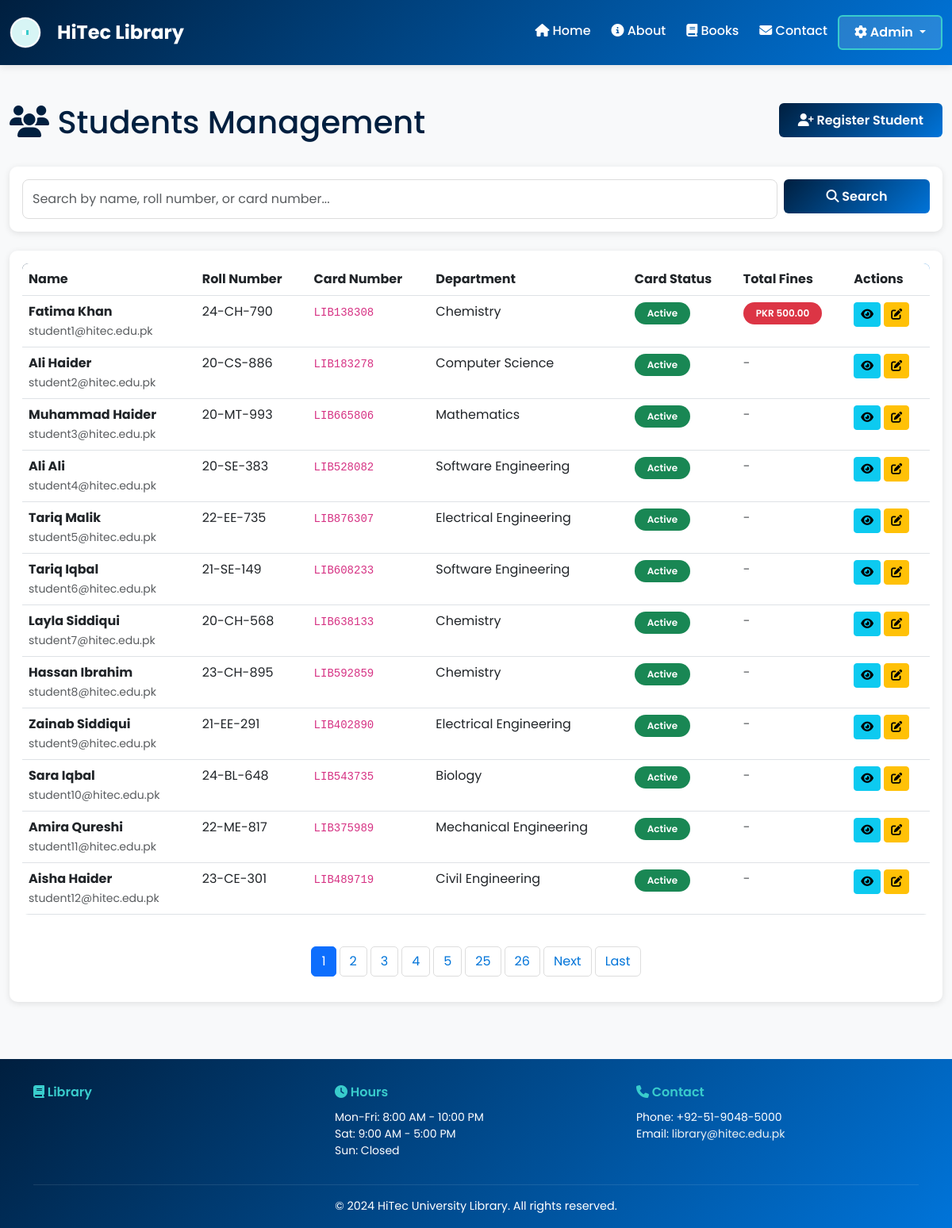
Before: /admin/students (signed in) with the older database file.
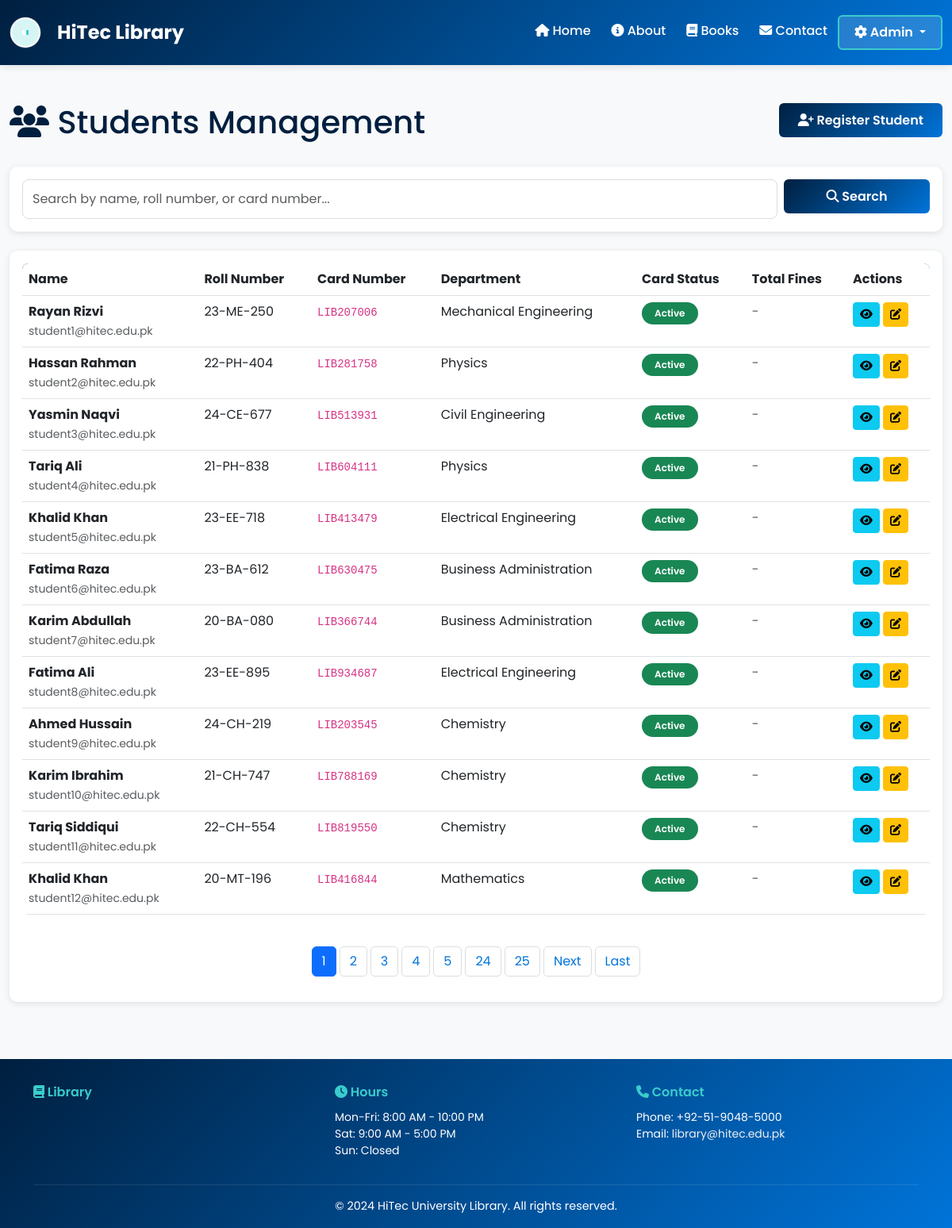
After: the same page with the newer database file.
### app.py (models this page shows)
class Student(db.Model):
    id = db.Column(db.Integer, primary_key=True)
    name = db.Column(db.String(150), nullable=False)
    email = db.Column(db.String(100), unique=True, nullable=False)
    roll_number = db.Column(db.String(20), unique=True, nullable=False)
    phone = db.Column(db.String(15))
    department = db.Column(db.String(100))
    semester = db.Column(db.Integer)
    library_card_number = db.Column(db.String(50), unique=True, nullable=False)
    card_status = db.Column(db.String(20), default='active')  # active, suspended, expired
    total_fines = db.Column(db.Float, default=0.0)
    registered_at = db.Column(db.DateTime, default=get_utc_now)
    loans = db.relationship('Loan', backref='student', lazy=True)
    reviews = db.relationship('Review', backref='student', lazy=True)

### app.py (the view, shortened to what this page needs)
@app.route('/admin/students')
@login_required
def admin_students():
    page = request.args.get('page', 1, type=int)
    search = request.args.get('search', '')
    query = Student.query
    students = query.paginate(page=page, per_page=ITEMS_PER_PAGE)
    return render_template('admin/students.html', students=students, search=search)

### app.py (called while the page is built)
def login_required(f):
    @wraps(f)
    def decorated_function(*args, **kwargs):
        if 'admin_id' not in session:
            flash('Please login to access this page', 'warning')
            return redirect(url_for('admin_login'))
        return f(*args, **kwargs)
    return decorated_function

### templates/admin/students.html (shortened to what the changed rows need)
{% extends "base.html" %}
{% block content %}
<div class="container-fluid py-4">
    <div class="row mb-4">
        <div class="col-md-8">
            <h1 class="text-primary">
                <i class="fas fa-users"></i> Students Management
            </h1>
        </div>
    </div>
    <div class="card border-0 shadow-sm">
        <div class="card-body">
            {% if students.items %}
            <div class="table-responsive">
                <table class="table table-hover">
                    <thead>
                        <tr>
                            <th>Name</th>
                            <th>Roll Number</th>
                            <th>Card Number</th>
                            <th>Department</th>
                            <th>Card Status</th>
                            <th>Total Fines</th>
                            <th>Actions</th>
                        </tr>
                    </thead>
                    <tbody>
                        {% for student in students.items %}
                        <tr>
                            <td>
                                <strong>{{ student.name }}</strong><br>
                                <small class="text-muted">{{ student.email }}</small>
                            </td>
                            <td>{{ student.roll_number }}</td>
                            <td><code>{{ student.library_card_number }}</code></td>
                            <td>{{ student.department or '-' }}</td>
                            <td>
                                {% if student.card_status == 'active' %}
                                <span class="badge bg-success">Active</span>
                                {% elif student.card_status == 'suspended' %}
                                <span class="badge bg-danger">Suspended</span>
                                {% else %}
                                <span class="badge bg-warning">Expired</span>
                                {% endif %}
                            </td>
                            <td>
                                {% if student.total_fines > 0 %}
                                <span class="badge bg-danger">PKR {{ "%.2f"|format(student.total_fines) }}</span>
                                {% else %}
                                <span class="text-muted">-</span>
                                {% endif %}
                            </td>
                            <td>
                                <a href="/admin/students/{{ student.id }}" class="btn btn-sm btn-info">
                                    <i class="fas fa-eye"></i>
                                </a>
                                <a href="/admin/students/{{ student.id }}/edit" class="btn btn-sm btn-warning">
                                    <i class="fas fa-edit"></i>
                                </a>
                            </td>
                        </tr>
                        {% endfor %}
                    </tbody>
                </table>
            </div>
            {% if students.pages > 1 %}
            <nav aria-label="Page navigation" class="mt-4">
                <ul class="pagination justify-content-center">
                    {% for page_num in students.iter_pages() %}
                        {% if page_num %}
                            {% if page_num == students.page %}
                            <li class="page-item active">
                                <span class="page-link">{{ page_num }}</span>
                            </li>
                            {% else %}
                            <li class="page-item">
                                <a class="page-link" href="?page={{ page_num }}&search={{ search }}">{{ page_num }}</a>
                            </li>
                            {% endif %}
                        {% endif %}
                    {% endfor %}
                </ul>
            </nav>
            {% endif %}
            {% else %}
            <div class="alert alert-info text-center py-4">
                <i class="fas fa-search fa-2x mb-2"></i>
                <p>No students found</p>
            </div>
            {% endif %}
        </div>
    </div>
</div>
{% endblock %}

Changed rows visible on the page:
removed Student: name "Fatima Khan", email "student1@hitec.edu.pk", roll_number "24-CH-790", library_card_number "LIB138308", department "Chemistry", card_status "Active", total_fines "500.00"
removed Student: name "Ali Haider", email "student2@hitec.edu.pk", roll_number "20-CS-886", library_card_number "LIB183278", department "Computer Science", card_status "Active"
removed Student: name "Muhammad Haider", email "student3@hitec.edu.pk", roll_number "20-MT-993", library_card_number "LIB665806", department "Mathematics", card_status "Active"
removed Student: name "Tariq Malik", email "student5@hitec.edu.pk", roll_number "22-EE-735", library_card_number "LIB876307", department "Electrical Engineering", card_status "Active"
removed Student: name "Tariq Iqbal", email "student6@hitec.edu.pk", roll_number "21-SE-149", library_card_number "LIB608233", department "Software Engineering", card_status "Active"
removed Student: name "Layla Siddiqui", email "student7@hitec.edu.pk", roll_number "20-CH-568", library_card_number "LIB638133", department "Chemistry", card_status "Active"
removed Student: name "Hassan Ibrahim", email "student8@hitec.edu.pk", roll_number "23-CH-895", library_card_number "LIB592859", department "Chemistry", card_status "Active"
removed Student: name "Zainab Siddiqui", email "student9@hitec.edu.pk", roll_number "21-EE-291", library_card_number "LIB402890", department "Electrical Engineering", card_status "Active"
removed Student: name "Amira Qureshi", email "student11@hitec.edu.pk", roll_number "22-ME-817", library_card_number "LIB375989", department "Mechanical Engineering", card_status "Active"
removed Student: name "Aisha Haider", email "student12@hitec.edu.pk", roll_number "23-CE-301", library_card_number "LIB489719", department "Civil Engineering", card_status "Active"
added Student: name "Rayan Rizvi", email "student1@hitec.edu.pk", roll_number "23-ME-250", library_card_number "LIB207006", department "Mechanical Engineering", card_status "Active"
added Student: name "Hassan Rahman", email "student2@hitec.edu.pk", roll_number "22-PH-404", library_card_number "LIB281758", department "Physics", card_status "Active"
added Student: name "Yasmin Naqvi", email "student3@hitec.edu.pk", roll_number "24-CE-677", library_card_number "LIB513931", department "Civil Engineering", card_status "Active"
changed Student "student4@hitec.edu.pk": name "Ali Ali" → "Tariq Ali"; roll_number "20-SE-383" → "21-PH-838"; library_card_number "LIB528082" → "LIB604111"; department "Software Engineering" → "Physics"
added Student: name "Khalid Khan", email "student5@hitec.edu.pk", roll_number "23-EE-718", library_card_number "LIB413479", department "Electrical Engineering", card_status "Active"
added Student: name "Fatima Raza", email "student6@hitec.edu.pk", roll_number "23-BA-612", library_card_number "LIB630475", department "Business Administration", card_status "Active"
added Student: name "Karim Abdullah", email "student7@hitec.edu.pk", roll_number "20-BA-080", library_card_number "LIB366744", department "Business Administration", card_status "Active"
added Student: name "Fatima Ali", email "student8@hitec.edu.pk", roll_number "23-EE-895", library_card_number "LIB934687", department "Electrical Engineering", card_status "Active"
added Student: name "Ahmed Hussain", email "student9@hitec.edu.pk", roll_number "24-CH-219", library_card_number "LIB203545", department "Chemistry", card_status "Active"
changed Student "student10@hitec.edu.pk": name "Sara Iqbal" → "Karim Ibrahim"; roll_number "24-BL-648" → "21-CH-747"; library_card_number "LIB543735" → "LIB788169"; department "Biology" → "Chemistry"
added Student: name "Tariq Siddiqui", email "student11@hitec.edu.pk", roll_number "22-CH-554", library_card_number "LIB819550", department "Chemistry", card_status "Active"
added Student: name "Khalid Khan", email "student12@hitec.edu.pk", roll_number "20-MT-196", library_card_number "LIB416844", department "Mathematics", card_status "Active"
Other visible differences:
new list line: "24"
list line gone: "26"
